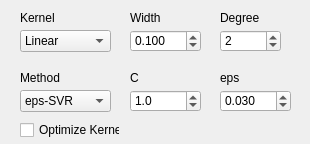
<?xml version="1.0" encoding="UTF-8"?>
<ui version="4.0">
 <class>ParametersRegr</class>
 <widget class="QWidget" name="ParametersRegr">
  <property name="geometry">
   <rect>
    <x>0</x>
    <y>0</y>
    <width>310</width>
    <height>144</height>
   </rect>
  </property>
  <property name="windowTitle">
   <string>Form</string>
  </property>
  <widget class="QLabel" name="labelWidth">
   <property name="geometry">
    <rect>
     <x>130</x>
     <y>10</y>
     <width>31</width>
     <height>16</height>
    </rect>
   </property>
   <property name="font">
    <font>
     <pointsize>9</pointsize>
    </font>
   </property>
   <property name="text">
    <string>Width</string>
   </property>
  </widget>
  <widget class="QLabel" name="svmEpsLabel">
   <property name="geometry">
    <rect>
     <x>220</x>
     <y>70</y>
     <width>70</width>
     <height>16</height>
    </rect>
   </property>
   <property name="font">
    <font>
     <pointsize>9</pointsize>
    </font>
   </property>
   <property name="text">
    <string>eps</string>
   </property>
  </widget>
  <widget class="QComboBox" name="svmTypeCombo">
   <property name="geometry">
    <rect>
     <x>20</x>
     <y>90</y>
     <width>91</width>
     <height>22</height>
    </rect>
   </property>
   <property name="font">
    <font>
     <pointsize>9</pointsize>
    </font>
   </property>
   <property name="toolTip">
    <string>&lt;!DOCTYPE HTML PUBLIC &quot;-//W3C//DTD HTML 4.0//EN&quot; &quot;http://www.w3.org/TR/REC-html40/strict.dtd&quot;&gt;
&lt;html&gt;&lt;head&gt;&lt;meta name=&quot;qrichtext&quot; content=&quot;1&quot; /&gt;&lt;style type=&quot;text/css&quot;&gt;
p, li { white-space: pre-wrap; }
&lt;/style&gt;&lt;/head&gt;&lt;body style=&quot; font-family:'Lucida Grande'; font-size:9pt; font-weight:400; font-style:normal;&quot;&gt;
&lt;p style=&quot; margin-top:0px; margin-bottom:0px; margin-left:0px; margin-right:0px; -qt-block-indent:0; text-indent:0px;&quot;&gt;&lt;span style=&quot; font-family:'MS Shell Dlg 2'; font-size:8pt;&quot;&gt;Kernel method for regression:&lt;/span&gt;&lt;/p&gt;
&lt;p style=&quot; margin-top:0px; margin-bottom:0px; margin-left:0px; margin-right:0px; -qt-block-indent:0; text-indent:0px;&quot;&gt;&lt;span style=&quot; font-family:'MS Shell Dlg 2'; font-size:8pt;&quot;&gt;eps-SVM: epsilon-based SVR, trained via SMO&lt;/span&gt;&lt;/p&gt;
&lt;p style=&quot; margin-top:0px; margin-bottom:0px; margin-left:0px; margin-right:0px; -qt-block-indent:0; text-indent:0px;&quot;&gt;&lt;span style=&quot; font-family:'MS Shell Dlg 2'; font-size:8pt;&quot;&gt;Nu-SVM: Nu based SVM, trained via SMO&lt;/span&gt;&lt;/p&gt;
&lt;p style=&quot; margin-top:0px; margin-bottom:0px; margin-left:0px; margin-right:0px; -qt-block-indent:0; text-indent:0px;&quot;&gt;&lt;span style=&quot; font-family:'MS Shell Dlg 2'; font-size:8pt;&quot;&gt;RVR: Relevant Vector Regression&lt;/span&gt;&lt;/p&gt;
&lt;p style=&quot; margin-top:0px; margin-bottom:0px; margin-left:0px; margin-right:0px; -qt-block-indent:0; text-indent:0px;&quot;&gt;&lt;span style=&quot; font-family:'MS Shell Dlg 2'; font-size:8pt;&quot;&gt;KRLS: Kernel Recursive Least Squares&lt;/span&gt;&lt;/p&gt;&lt;/body&gt;&lt;/html&gt;</string>
   </property>
   <property name="currentIndex">
    <number>0</number>
   </property>
   <item>
    <property name="text">
     <string>eps-SVR</string>
    </property>
   </item>
   <item>
    <property name="text">
     <string>nu-SVR</string>
    </property>
   </item>
   <item>
    <property name="text">
     <string>KRLS</string>
    </property>
   </item>
  </widget>
  <widget class="QDoubleSpinBox" name="svmCSpin">
   <property name="geometry">
    <rect>
     <x>130</x>
     <y>90</y>
     <width>71</width>
     <height>22</height>
    </rect>
   </property>
   <property name="font">
    <font>
     <pointsize>9</pointsize>
    </font>
   </property>
   <property name="toolTip">
    <string>&lt;!DOCTYPE HTML PUBLIC &quot;-//W3C//DTD HTML 4.0//EN&quot; &quot;http://www.w3.org/TR/REC-html40/strict.dtd&quot;&gt;
&lt;html&gt;&lt;head&gt;&lt;meta name=&quot;qrichtext&quot; content=&quot;1&quot; /&gt;&lt;style type=&quot;text/css&quot;&gt;
p, li { white-space: pre-wrap; }
&lt;/style&gt;&lt;/head&gt;&lt;body style=&quot; font-family:'MS Shell Dlg 2'; font-size:8.25pt; font-weight:400; font-style:normal;&quot;&gt;
&lt;p style=&quot; margin-top:0px; margin-bottom:0px; margin-left:0px; margin-right:0px; -qt-block-indent:0; text-indent:0px;&quot;&gt;&lt;span style=&quot; font-size:8pt;&quot;&gt;C: cost function (SVR)&lt;/span&gt;&lt;/p&gt;
&lt;p style=&quot; margin-top:0px; margin-bottom:0px; margin-left:0px; margin-right:0px; -qt-block-indent:0; text-indent:0px;&quot;&gt;&lt;span style=&quot; font-size:8pt;&quot;&gt;Capacity: maximum bases (0=auto/unlimited) (SOGP,KRLS)&lt;/span&gt;&lt;/p&gt;
&lt;p style=&quot; margin-top:0px; margin-bottom:0px; margin-left:0px; margin-right:0px; -qt-block-indent:0; text-indent:0px;&quot;&gt;&lt;span style=&quot; font-size:8pt;&quot;&gt;KRLS: capacity of 1 not allowed (switches to 2)&lt;/span&gt;&lt;/p&gt;&lt;/body&gt;&lt;/html&gt;</string>
   </property>
   <property name="decimals">
    <number>1</number>
   </property>
   <property name="minimum">
    <double>0.100000000000000</double>
   </property>
   <property name="maximum">
    <double>9999.899999999999636</double>
   </property>
   <property name="singleStep">
    <double>1.000000000000000</double>
   </property>
   <property name="value">
    <double>1.000000000000000</double>
   </property>
  </widget>
  <widget class="QLabel" name="labelDegree">
   <property name="geometry">
    <rect>
     <x>220</x>
     <y>10</y>
     <width>41</width>
     <height>16</height>
    </rect>
   </property>
   <property name="font">
    <font>
     <pointsize>9</pointsize>
    </font>
   </property>
   <property name="text">
    <string>Degree</string>
   </property>
  </widget>
  <widget class="QDoubleSpinBox" name="svmPSpin">
   <property name="geometry">
    <rect>
     <x>220</x>
     <y>90</y>
     <width>71</width>
     <height>22</height>
    </rect>
   </property>
   <property name="font">
    <font>
     <pointsize>9</pointsize>
    </font>
   </property>
   <property name="toolTip">
    <string>&lt;!DOCTYPE HTML PUBLIC &quot;-//W3C//DTD HTML 4.0//EN&quot; &quot;http://www.w3.org/TR/REC-html40/strict.dtd&quot;&gt;
&lt;html&gt;&lt;head&gt;&lt;meta name=&quot;qrichtext&quot; content=&quot;1&quot; /&gt;&lt;style type=&quot;text/css&quot;&gt;
p, li { white-space: pre-wrap; }
&lt;/style&gt;&lt;/head&gt;&lt;body style=&quot; font-family:'MS Shell Dlg 2'; font-size:8.25pt; font-weight:400; font-style:normal;&quot;&gt;
&lt;p style=&quot; margin-top:0px; margin-bottom:0px; margin-left:0px; margin-right:0px; -qt-block-indent:0; text-indent:0px;&quot;&gt;&lt;span style=&quot; font-size:8pt;&quot;&gt;eps-SVR: epsilon-tube width&lt;/span&gt;&lt;/p&gt;
&lt;p style=&quot; margin-top:0px; margin-bottom:0px; margin-left:0px; margin-right:0px; -qt-block-indent:0; text-indent:0px;&quot;&gt;&lt;span style=&quot; font-size:8pt;&quot;&gt;nu-SVR: nu ratio on alpha&lt;/span&gt;&lt;/p&gt;
&lt;p style=&quot; margin-top:0px; margin-bottom:0px; margin-left:0px; margin-right:0px; -qt-block-indent:0; text-indent:0px;&quot;&gt;&lt;span style=&quot; font-size:8pt;&quot;&gt;RVR: accuracy-generalization tradeoff&lt;/span&gt;&lt;/p&gt;
&lt;p style=&quot; margin-top:0px; margin-bottom:0px; margin-left:0px; margin-right:0px; -qt-block-indent:0; text-indent:0px;&quot;&gt;&lt;span style=&quot; font-size:8pt;&quot;&gt;SOGP: noise&lt;/span&gt;&lt;/p&gt;
&lt;p style=&quot; margin-top:0px; margin-bottom:0px; margin-left:0px; margin-right:0px; -qt-block-indent:0; text-indent:0px;&quot;&gt;&lt;span style=&quot; font-size:8pt;&quot;&gt;KRLS: tolerance (stopping criterion)&lt;/span&gt;&lt;/p&gt;&lt;/body&gt;&lt;/html&gt;</string>
   </property>
   <property name="decimals">
    <number>3</number>
   </property>
   <property name="minimum">
    <double>0.001000000000000</double>
   </property>
   <property name="maximum">
    <double>1.000000000000000</double>
   </property>
   <property name="singleStep">
    <double>0.010000000000000</double>
   </property>
   <property name="value">
    <double>0.030000000000000</double>
   </property>
  </widget>
  <widget class="QLabel" name="label_2">
   <property name="geometry">
    <rect>
     <x>20</x>
     <y>10</y>
     <width>91</width>
     <height>16</height>
    </rect>
   </property>
   <property name="font">
    <font>
     <pointsize>9</pointsize>
    </font>
   </property>
   <property name="text">
    <string>Kernel</string>
   </property>
  </widget>
  <widget class="QSpinBox" name="kernelDegSpin">
   <property name="geometry">
    <rect>
     <x>220</x>
     <y>30</y>
     <width>61</width>
     <height>22</height>
    </rect>
   </property>
   <property name="font">
    <font>
     <pointsize>9</pointsize>
    </font>
   </property>
   <property name="toolTip">
    <string>&lt;!DOCTYPE HTML PUBLIC &quot;-//W3C//DTD HTML 4.0//EN&quot; &quot;http://www.w3.org/TR/REC-html40/strict.dtd&quot;&gt;
&lt;html&gt;&lt;head&gt;&lt;meta name=&quot;qrichtext&quot; content=&quot;1&quot; /&gt;&lt;style type=&quot;text/css&quot;&gt;
p, li { white-space: pre-wrap; }
&lt;/style&gt;&lt;/head&gt;&lt;body style=&quot; font-family:'MS Shell Dlg 2'; font-size:8.25pt; font-weight:400; font-style:normal;&quot;&gt;
&lt;p style=&quot; margin-top:0px; margin-bottom:0px; margin-left:0px; margin-right:0px; -qt-block-indent:0; text-indent:0px;&quot;&gt;&lt;span style=&quot; font-size:8pt;&quot;&gt;Degree of the kernel polynomial&lt;/span&gt;&lt;/p&gt;
&lt;p style=&quot; margin-top:0px; margin-bottom:0px; margin-left:0px; margin-right:0px; -qt-block-indent:0; text-indent:0px;&quot;&gt;&lt;span style=&quot; font-size:8pt;&quot;&gt;(Polynomial only)&lt;/span&gt;&lt;/p&gt;&lt;/body&gt;&lt;/html&gt;</string>
   </property>
   <property name="minimum">
    <number>1</number>
   </property>
   <property name="value">
    <number>2</number>
   </property>
  </widget>
  <widget class="QLabel" name="label_4">
   <property name="geometry">
    <rect>
     <x>20</x>
     <y>70</y>
     <width>91</width>
     <height>16</height>
    </rect>
   </property>
   <property name="font">
    <font>
     <pointsize>9</pointsize>
    </font>
   </property>
   <property name="text">
    <string>Method</string>
   </property>
  </widget>
  <widget class="QLabel" name="svmCLabel">
   <property name="geometry">
    <rect>
     <x>130</x>
     <y>70</y>
     <width>60</width>
     <height>16</height>
    </rect>
   </property>
   <property name="font">
    <font>
     <pointsize>9</pointsize>
    </font>
   </property>
   <property name="text">
    <string>C</string>
   </property>
  </widget>
  <widget class="QComboBox" name="kernelTypeCombo">
   <property name="geometry">
    <rect>
     <x>20</x>
     <y>30</y>
     <width>91</width>
     <height>22</height>
    </rect>
   </property>
   <property name="font">
    <font>
     <pointsize>9</pointsize>
    </font>
   </property>
   <property name="toolTip">
    <string>&lt;!DOCTYPE HTML PUBLIC &quot;-//W3C//DTD HTML 4.0//EN&quot; &quot;http://www.w3.org/TR/REC-html40/strict.dtd&quot;&gt;
&lt;html&gt;&lt;head&gt;&lt;meta name=&quot;qrichtext&quot; content=&quot;1&quot; /&gt;&lt;style type=&quot;text/css&quot;&gt;
p, li { white-space: pre-wrap; }
&lt;/style&gt;&lt;/head&gt;&lt;body style=&quot; font-family:'MS Shell Dlg 2'; font-size:8.25pt; font-weight:400; font-style:normal;&quot;&gt;
&lt;p style=&quot; margin-top:0px; margin-bottom:0px; margin-left:0px; margin-right:0px; -qt-block-indent:0; text-indent:0px;&quot;&gt;&lt;span style=&quot; font-size:8pt;&quot;&gt;kernel function&lt;/span&gt;&lt;/p&gt;&lt;/body&gt;&lt;/html&gt;</string>
   </property>
   <property name="currentIndex">
    <number>0</number>
   </property>
   <item>
    <property name="text">
     <string>Linear</string>
    </property>
   </item>
   <item>
    <property name="text">
     <string>Polynomial</string>
    </property>
   </item>
   <item>
    <property name="text">
     <string>RBF</string>
    </property>
   </item>
   <item>
    <property name="text">
     <string>Sigmoid</string>
    </property>
   </item>
  </widget>
  <widget class="QDoubleSpinBox" name="kernelWidthSpin">
   <property name="geometry">
    <rect>
     <x>130</x>
     <y>30</y>
     <width>71</width>
     <height>22</height>
    </rect>
   </property>
   <property name="font">
    <font>
     <pointsize>9</pointsize>
    </font>
   </property>
   <property name="toolTip">
    <string>&lt;!DOCTYPE HTML PUBLIC &quot;-//W3C//DTD HTML 4.0//EN&quot; &quot;http://www.w3.org/TR/REC-html40/strict.dtd&quot;&gt;
&lt;html&gt;&lt;head&gt;&lt;meta name=&quot;qrichtext&quot; content=&quot;1&quot; /&gt;&lt;style type=&quot;text/css&quot;&gt;
p, li { white-space: pre-wrap; }
&lt;/style&gt;&lt;/head&gt;&lt;body style=&quot; font-family:'MS Shell Dlg 2'; font-size:8.25pt; font-weight:400; font-style:normal;&quot;&gt;
&lt;p style=&quot; margin-top:0px; margin-bottom:0px; margin-left:0px; margin-right:0px; -qt-block-indent:0; text-indent:0px;&quot;&gt;&lt;span style=&quot; font-size:8pt;&quot;&gt;Width of the kernel (gamma)&lt;/span&gt;&lt;/p&gt;
&lt;p style=&quot; margin-top:0px; margin-bottom:0px; margin-left:0px; margin-right:0px; -qt-block-indent:0; text-indent:0px;&quot;&gt;&lt;span style=&quot; font-size:8pt;&quot;&gt;RBF and Polynomial only&lt;/span&gt;&lt;/p&gt;&lt;/body&gt;&lt;/html&gt;</string>
   </property>
   <property name="decimals">
    <number>3</number>
   </property>
   <property name="minimum">
    <double>0.001000000000000</double>
   </property>
   <property name="singleStep">
    <double>0.010000000000000</double>
   </property>
   <property name="value">
    <double>0.100000000000000</double>
   </property>
  </widget>
  <widget class="QCheckBox" name="optimizeCheck">
   <property name="geometry">
    <rect>
     <x>20</x>
     <y>120</y>
     <width>100</width>
     <height>20</height>
    </rect>
   </property>
   <property name="font">
    <font>
     <pointsize>9</pointsize>
    </font>
   </property>
   <property name="text">
    <string>Optimize Kernel</string>
   </property>
  </widget>
 </widget>
 <resources/>
 <connections/>
</ui>
